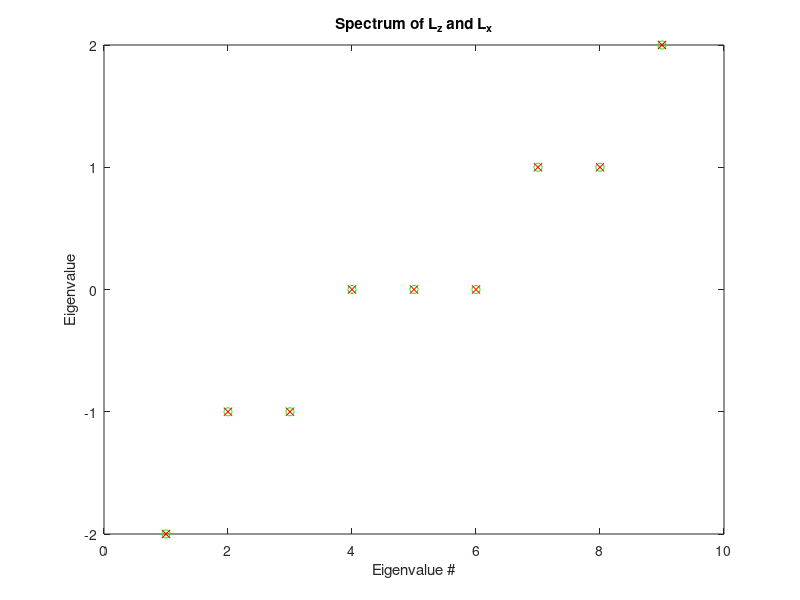
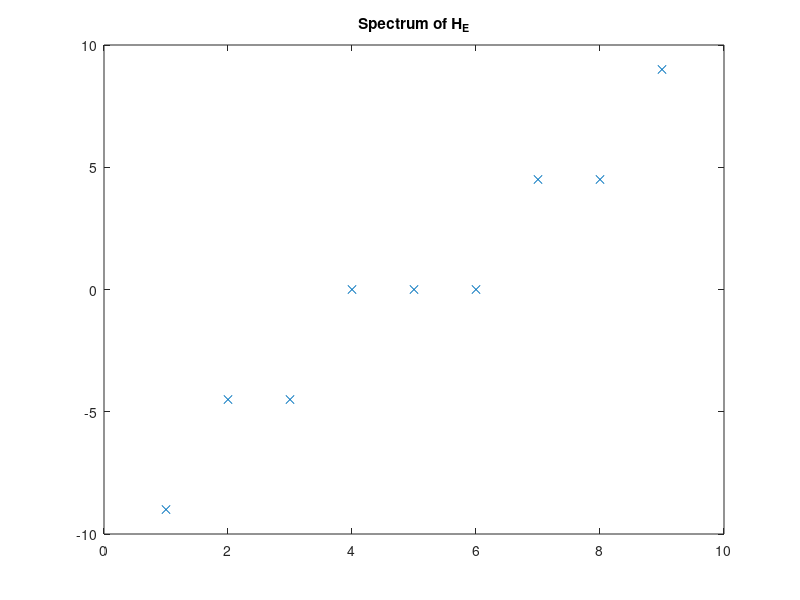
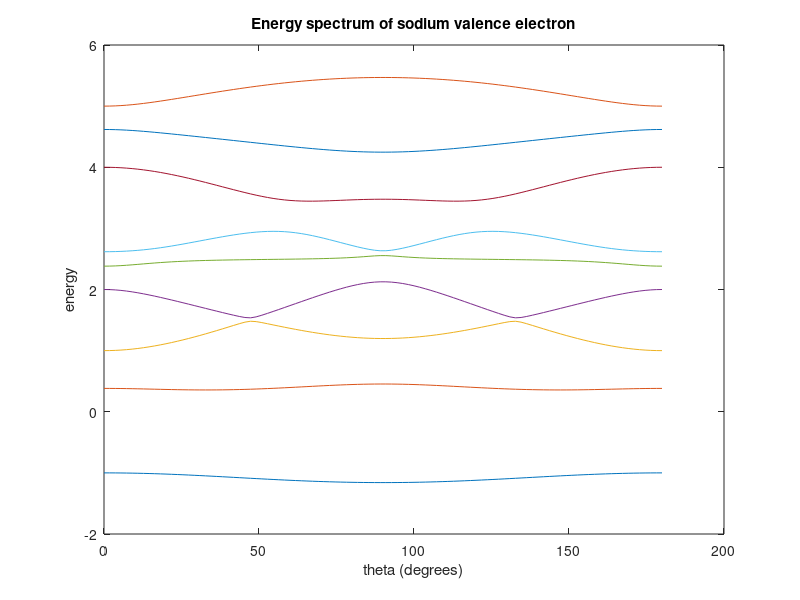

The MATLAB script that drew these images, in order:
clear all; close all

N = 3;
nc = 9;
emFac = 4.5; %Porpotionality factor between Stark/Zeeman effect energy levels

h0  = zeros(nc,nc);
hlz = zeros(nc,nc);
hlx = zeros(nc,nc);
he  = zeros(nc,nc);

lvals = [0 1 1 1 2 2 2 2 2];
mvals = [0 1 0 -1 2 1 0 -1 -2];
lidx = 0;
for cidx = 1:nc
    for ridx = 1:nc
        l = lvals(cidx);  m = mvals(cidx);
        lp = lvals(ridx); mp = mvals(ridx);
        
        %H0
        if cidx == ridx
           if cidx == 1
               h0(ridx, cidx) = h0(ridx, cidx)+0;
           elseif (1<cidx) &&(cidx< 5)
               h0(ridx, cidx) = h0(ridx, cidx)+2;
           else
               h0(ridx, cidx) = h0(ridx, cidx)+3;
           end
        end
        
        %Lz
        if (l==lp) && (m==mp) 
           hlz(ridx, cidx) = hlz(ridx,cidx) + m; 
        end
        
        %Lx
        if (l==lp)
           if (mp==(m+1))
               %L+
               hlx(ridx, cidx) = hlx(ridx, cidx)+sqrt( l*(l+1)-m*(m+1) );
           end
           if (mp==(m-1))
               %L- 
               hlx(ridx, cidx) = hlx(ridx, cidx)+sqrt( l*(l+1)-m*(m-1) );
           end
        end
        
        %E.r
        if (l-lp) == 1
           if (mp == m)
              angFac = sqrt( ((l+m)*(l-m)) / ((2*l+1)*(2*l-1)) );
              rFac   = (3/2)*N*sqrt(N^2-l^2);
              he(ridx,cidx) = he(ridx,cidx)+rFac*angFac;
           end
        end
        if (lp-l) == 1
           if (mp == m)
              angFac = sqrt( ((lp+mp)*(lp-mp)) / ((2*lp+1)*(2*lp-1)) );
              rFac   = (3/2)*N*sqrt(N^2-lp^2);
              he(ridx,cidx) = he(ridx,cidx)+rFac*angFac;
           end
        end
        
    end
end
hlx = hlx./2; %Make Lx from L+, L-

%Use eig to find eigenvalues/vectors

ev0 = eig(h0);
evz = eig(hlz);
evx = eig(hlx);
eve = eig(he);

figure; plot(evx,'go')
hold on; plot(evx, 'rx')
title('Spectrum of L_z and L_x')
xlabel('Eigenvalue #'); ylabel('Eigenvalue')

figure; plot(eve, 'x')
title('Spectrum of H_{E}')
he = he./emFac; %Make Stark effect same magitude as Zeeman

%Find total system spectrum
ndegs = 100;
theta = linspace(0, pi, ndegs);
for didx = 1:ndegs
    ht = h0+he+hlz*cos(theta(didx))+hlx*sin(theta(didx));
    evt(:,didx)=eig(ht);
end

figure; plot(theta.*180/pi, evt'); 
title('Energy spectrum of sodium valence electron');
xlabel('theta (degrees)'); ylabel('energy')